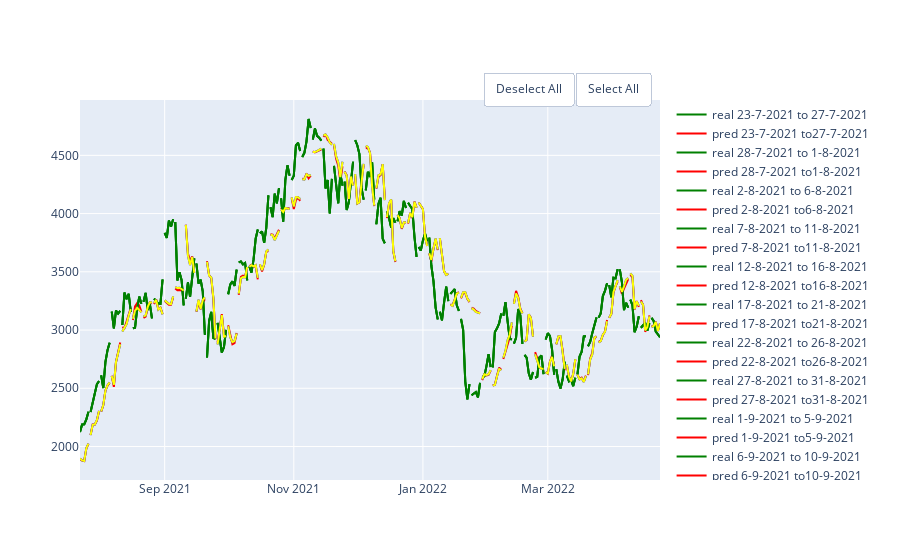

Write notebook code for a chart like this one.
### Code cell
rf_5 = RandomForestRegressor(random_state=10,criterion='mae', max_depth=5)
rf_20 = RandomForestRegressor(random_state=10,criterion='mae', max_depth=20)
rf_50 = RandomForestRegressor(random_state=10,criterion='mae', max_depth=50)
df = pd.DataFrame(columns = ['MAE', 'MSE','RMSE', 'R2'], index = ['5','20', '50'])
show_results(df, df_eth,'close',100,5,rf_5, rf_20,rf_50)
